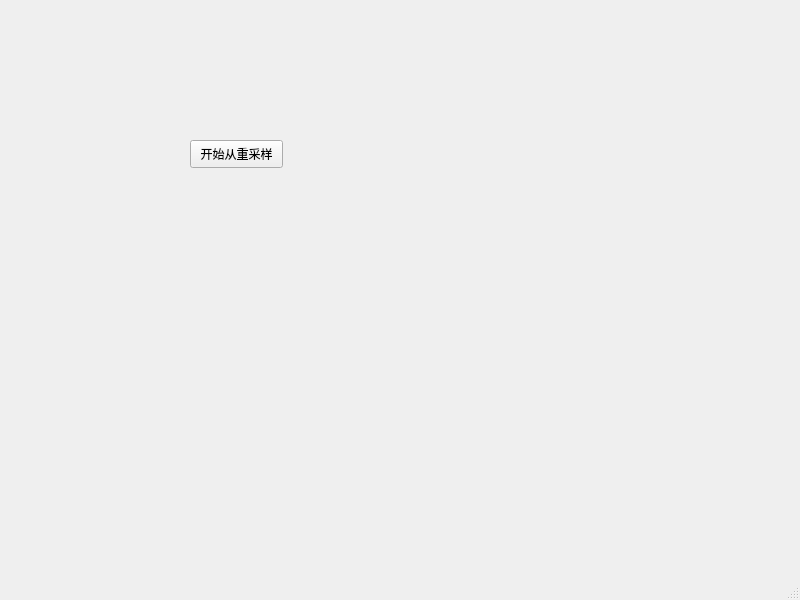
<?xml version="1.0" encoding="UTF-8"?>
<ui version="4.0">
 <class>MainWindow</class>
 <widget class="QMainWindow" name="MainWindow">
  <property name="geometry">
   <rect>
    <x>0</x>
    <y>0</y>
    <width>800</width>
    <height>600</height>
   </rect>
  </property>
  <property name="windowTitle">
   <string>MainWindow</string>
  </property>
  <widget class="QWidget" name="centralwidget">
   <widget class="QPushButton" name="pushButton">
    <property name="geometry">
     <rect>
      <x>190</x>
      <y>140</y>
      <width>93</width>
      <height>28</height>
     </rect>
    </property>
    <property name="text">
     <string>开始从重采样</string>
    </property>
   </widget>
  </widget>
  <widget class="QMenuBar" name="menubar">
   <property name="geometry">
    <rect>
     <x>0</x>
     <y>0</y>
     <width>800</width>
     <height>26</height>
    </rect>
   </property>
  </widget>
  <widget class="QStatusBar" name="statusbar"/>
 </widget>
 <resources/>
 <connections/>
</ui>
